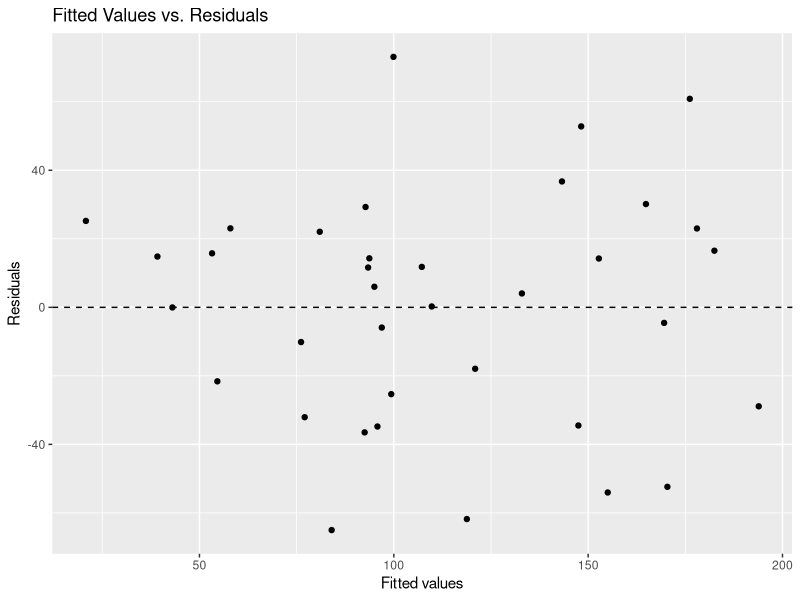
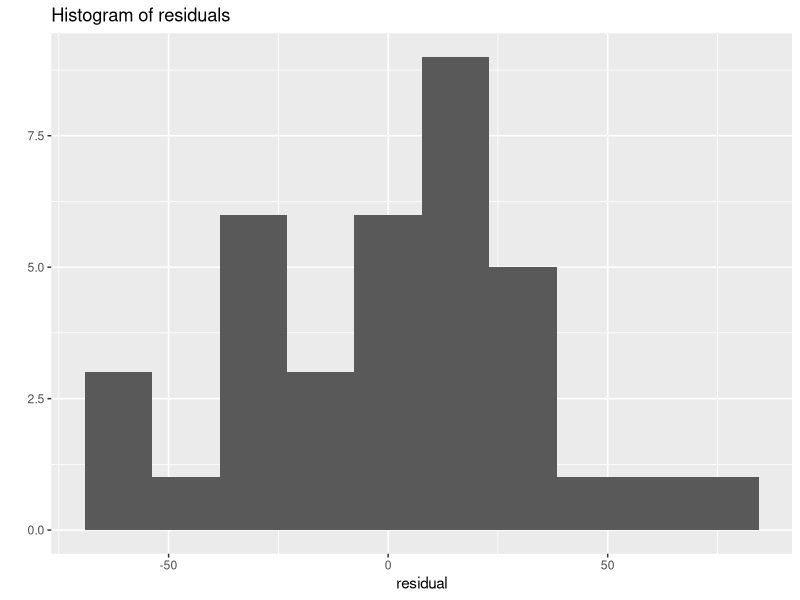
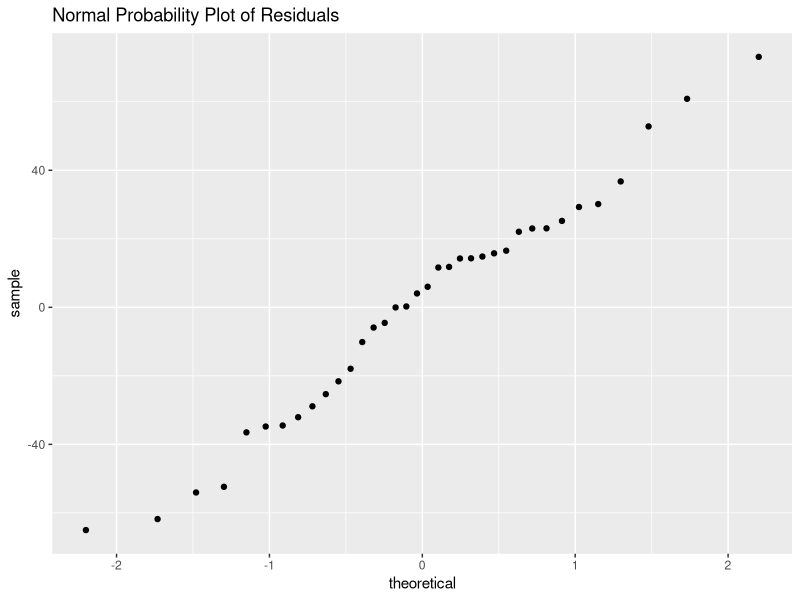

The R source for these figures, in order:
## ---- chunk 1
library(car)
library(readxl)
library(ggplot2)
library(GGally)
library(readxl)
library(car)
library(stats)
library(corrplot)
library(dplyr)
nfhs <- read_excel("FINAL.xlsx")
my_data <- read_excel("FINAL.xlsx")
## ---- chunk 2
vif_variables <- c(
  'households_water',
  #'households_sanitation',
  #'households_iodized',
  #'households_healthinsurance',
  #'women_literate',
  #'men_literate',
  #'women_below19_mothers',
  #'infant_mortality',
  #'familyplanning_modern',
  #'maternity_antenatal_firsttrim',
  'maternity_antenatal_four',
  #'maternity_ironfolic',
  'maternity_registration',
  #'maternity_postnatal',
  #'maternity_hospital',
  'maternity_csec'
  #'women_lowbmi',
  #'women_nonpreg_anaemic',
  #'women_pregnant_anaemic'
  #'women_sugar_high'
  #'women_bp_high'
  #'women_decisions'
  #'women_ever_spousalviolence'
  #'women_pregnant_violence'
  #'women_bank'
  #'women_mobile'
)
## ---- chunk 3
# Convert selected variables to numeric
my_data[, c('MMR', vif_variables)] <- lapply(my_data[, c('MMR', vif_variables)], as.numeric)

# Handle missing values
my_data <- na.omit(my_data[, c('MMR', vif_variables)])

## ---- chunk 4

statesmmr_aov <- aov(MMR~states, data = nfhs)
summary(statesmmr_aov)
## ---- chunk 5

# Construct the formula for the linear model
formula_str <- paste("MMR ~", paste(vif_variables, collapse = " + "))
formula <- as.formula(formula_str)

#Linear model 
lm_model <- lm(formula, data = my_data)


# Fit a linear model to calculate VIF
lm_model <- lm(formula, data = my_data)
summary(lm_model)


## ---- chunk 6

# Calculate VIF
vif_values <- car::vif(lm_model)

# Display the VIF results
vif_data <- data.frame(Variable = names(vif_values), VIF = vif_values)
print(vif_data)
## ---- chunk 7
ggplot(data = lm_model, aes(x = .fitted, y = .resid)) +
  geom_point() +
  geom_hline(yintercept = 0, linetype = "dashed") +
  labs(title = "Fitted Values vs. Residuals")+
  xlab("Fitted values") +
  ylab("Residuals")

qplot(lm_model$residuals,
               geom = "histogram",
               bins = 10) +
         labs(title = "Histogram of residuals",
              x = "residual")
## ---- chunk 8

ggplot(data = lm_model, aes(sample = .resid)) +
  stat_qq()+
  labs(title = "Normal Probability Plot of Residuals")
